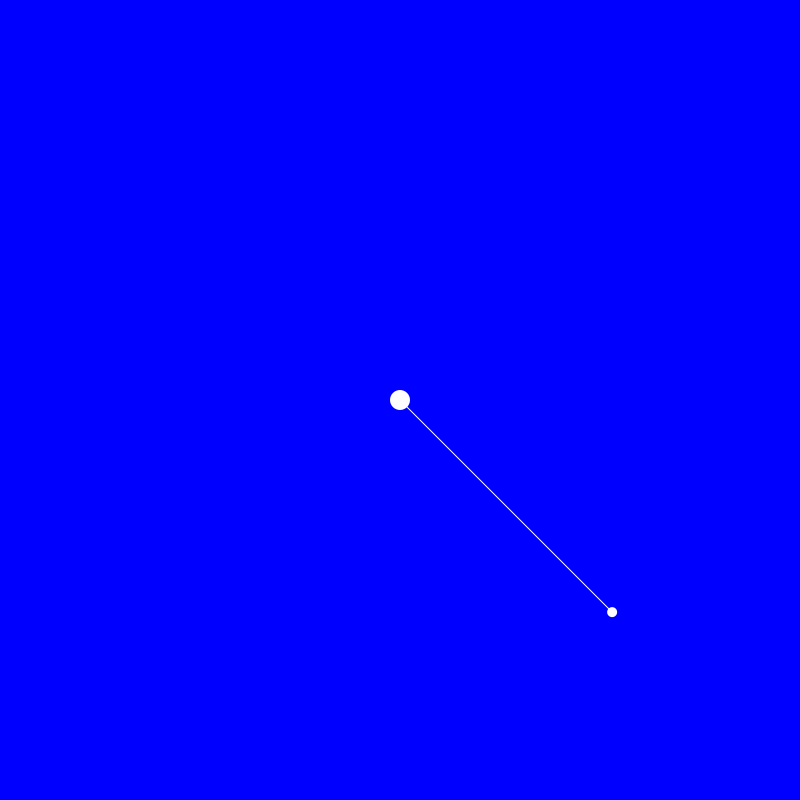
Frame 1 (no input)
Frame 60 (the mouse pressed at the canvas centre just before this capture): identical to frame 1, image omitted
Frame 120 (the mouse held since frame 60 and released just before this capture): identical to frame 1, image omitted

The Processing sketch that drew this single still picture (run headless with seeded random() and noise(); from frame 60 on, the mouse is pressed at the canvas centre):

// Processing sketch: P05T_02_PolarCoordinates_02
// ── P05T_02_PolarCoordinates_02.pde

void setup() {
  size(800, 800);
  background(0, 0, 255);
  smooth();
}

void draw() {
  background(0, 0, 255);
  
  float cX = width/2;
  float cY = height/2;
  float a = radians(45);
  float r = 300;
  float pX = cX + cos(a)*r;
  float pY = cX + sin(a)*r;
  
  noStroke();
  fill(255);
  ellipse(cX,cY,20,20);
  ellipse(pX,pY,10,10);
  stroke(255);
  line(cX,cY,pX,pY);
  
  
  
}
